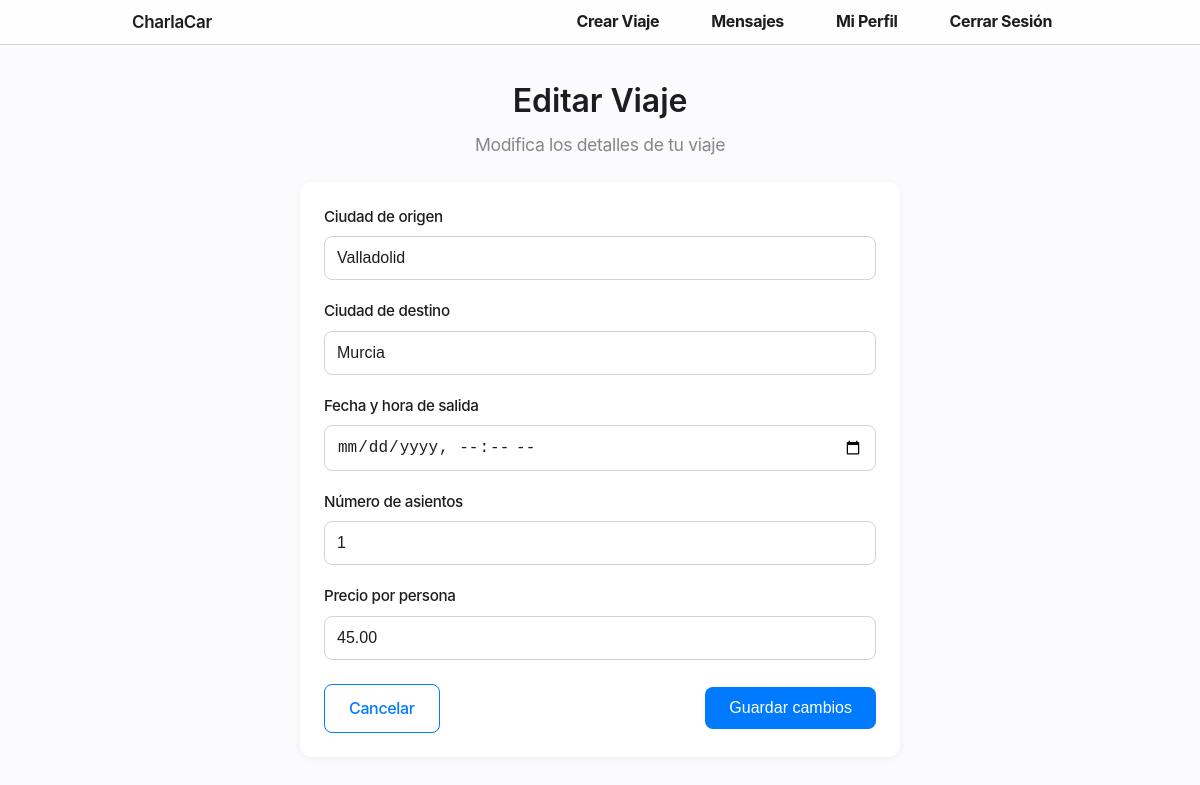
/ride/9/edit/ (signed in), run on the app's committed database.
### rides/models.py (models this page shows, shortened)
class Ride(models.Model):
    driver = models.ForeignKey(User, on_delete=models.CASCADE, related_name='rides_as_driver')
    passengers = models.ManyToManyField(User, related_name='rides_as_passenger', blank=True)
    origin = models.CharField(max_length=100)
    destination = models.CharField(max_length=100)
    departure_time = models.DateTimeField()
    total_seats = models.PositiveIntegerField()
    price = models.DecimalField(max_digits=7, decimal_places=2)
    @property
    def is_active(self):
        return self.departure_time > timezone.now()

### rides/views.py (the view)
# urls.py: path('ride/<int:ride_id>/edit/', views.edit_ride, name='edit_ride'),
@login_required
def edit_ride(request, ride_id):
    ride = get_object_or_404(Ride, id=ride_id, driver=request.user)
    if not ride.is_active:
        messages.error(request, 'No se pueden editar viajes pasados')
        return redirect('accounts:profile_view', username=request.user.username)
    if request.method == 'POST':
        form = RideForm(request.POST, instance=ride)
        if form.is_valid():
            form.save()
            messages.success(request, '¡Viaje actualizado con éxito!')
            return redirect('accounts:profile_view', username=request.user.username)
    else:
        form = RideForm(instance=ride)
    return render(request, 'rides/ride_form.html', {
        'form': form,
        'edit_mode': True,
        'ride': ride
    })

### rides/forms.py
class RideForm(forms.ModelForm):
    class Meta:
        model = Ride
        fields = ['origin', 'destination', 'departure_time', 'total_seats', 'price']
        widgets = {
            'origin': forms.TextInput(attrs={
                'class': 'form-input',
                'placeholder': 'Ej: Madrid'
            }),
            'destination': forms.TextInput(attrs={
                'class': 'form-input',
                'placeholder': 'Ej: Barcelona'
            }),
            'departure_time': forms.DateTimeInput(attrs={
                'class': 'form-input',
                'type': 'datetime-local'
            }),
            'total_seats': forms.NumberInput(attrs={
                'class': 'form-input',
                'min': '1'
            }),
            'price': forms.NumberInput(attrs={
                'class': 'form-input',
                'step': '0.01',
                'min': '0'
            })
        }

### rides/templates/rides/ride_form.html (shortened to what this page needs)
{% extends 'base.html' %}
{% load static %}
{% block extra_styles %}
<link rel="stylesheet" href="{% static 'css/pages/ride-form.css' %}">
{% endblock %}
{% block content %}
<div class="form-container">
    <div class="form-hero">
        <h1 class="form-title">{% if edit_mode %}Editar{% else %}Crear{% endif %} Viaje</h1>
        <p class="form-subtitle">{% if edit_mode %}Modifica los detalles de tu viaje{% else %}Comparte tu viaje con otros pasajeros{% endif %}</p>
    </div>
    <div class="form-card">
        <form method="post">
            <div class="form-group">
                <label for="{{ form.origin.id_for_label }}" class="form-label">Ciudad de origen</label>
                {{ form.origin }}
            </div>
            <div class="form-group">
                <label for="{{ form.destination.id_for_label }}" class="form-label">Ciudad de destino</label>
                {{ form.destination }}
            </div>
            <div class="form-group">
                <label for="{{ form.departure_time.id_for_label }}" class="form-label">Fecha y hora de salida</label>
                {{ form.departure_time }}
            </div>
            <div class="form-group">
                <label for="{{ form.total_seats.id_for_label }}" class="form-label">Número de asientos</label>
                {{ form.total_seats }}
            </div>
            <div class="form-group">
                <label for="{{ form.price.id_for_label }}" class="form-label">Precio por persona</label>
                {{ form.price }}
            </div>
            <div class="form-actions">
                <a href="{% url 'rides:ride_list' %}" class="button button-secondary">Cancelar</a>
                <button type="submit" class="button button-primary">
                    {% if edit_mode %}Guardar cambios{% else %}Publicar viaje{% endif %}
                </button>
            </div>
        </form>
    </div>
</div>
{% endblock %}

### static/css/base.css (style rules this page uses)
:root { --color-primary: #0066CC; --color-primary-hover: #0055B3; --color-secondary: #86868b; --color-text: #1d1d1f; --color-background: #FBFBFD; --color-white: #ffffff; --color-border: #d2d2d7; --font-family-text: "SF Pro Text", -apple-system, BlinkMacSystemFont, "Helvetica Neue", Arial, sans-serif; --font-family-display: "SF Pro Display", -apple-system, BlinkMacSystemFont, "Helvetica Neue", Arial, sans-serif; --font-size-xs: 12px; --font-size-sm: 14px; --font-size-base: 17px; --font-size-lg: 21px; --font-size-xl: 40px; --font-size-2xl: 48px; --font-size-3xl: 56px; --font-size-4xl: 80px; --line-height-tight: 1.1; --line-height-base: 1.47059; --container-width: 980px; --spacing-xs: 4px; --spacing-sm: 8px; --spacing-md: 16px; --spacing-lg: 24px; --spacing-xl: 32px; --spacing-2xl: 48px; --border-radius-sm: 12px; --border-radius-lg: 14px; --border-radius-xl: 18px; --border-radius-full: 999px; --shadow-sm: 0 2px 5px rgba(0, 0, 0, 0.05); --shadow-md: 0 4px 12px rgba(0, 0, 0, 0.08); --shadow-lg: 0 8px 16px rgba(0, 0, 0, 0.12); --transition: all 0.3s cubic-bezier(0.4, 0, 0.2, 1); }
* { margin: 0; padding: 0; box-sizing: border-box; }
body { font-family: var(--font-family-text); background-color: var(--color-background); color: var(--color-text); line-height: var(--line-height-base); font-weight: 400; letter-spacing: -0.022em; -webkit-font-smoothing: antialiased; -moz-osx-font-smoothing: grayscale; overflow-x: hidden; }
h1, h2, h3, h4, h5, h6 { font-family: var(--font-family-display); }

### static/css/components.css (style rules this page uses)
.button { display: inline-flex; align-items: center; justify-content: center; padding: var(--spacing-sm) var(--spacing-md); border-radius: var(--border-radius-xl); font-size: var(--font-size-base); font-weight: 400; text-decoration: none; transition: var(--transition); cursor: pointer; border: none; }
.button-primary { background-color: var(--color-primary); color: var(--color-white); }
.button-secondary { background-color: var(--color-background); color: var(--color-text); }
.form-group { margin-bottom: var(--spacing-md); }
.form-group label { display: block; margin-bottom: var(--spacing-xs); font-size: 0.875rem; color: var(--color-secondary); font-weight: 500; }
.form-input { width: 100%; padding: var(--spacing-sm) var(--spacing-md); border: 1px solid var(--color-border); border-radius: var(--border-radius-sm); font-size: 1rem; transition: var(--transition); background-color: rgba(255, 255, 255, 0.8); }

### static/css/pages/ride-form.css (style rules this page uses)
:root { --primary-color: #007aff; --secondary-color: #34c759; --background-color: #f5f5f7; --card-background: #ffffff; --text-primary: #1d1d1f; --text-secondary: #86868b; --border-color: #d2d2d7; --error-color: #ff3b30; --shadow: rgba(0, 0, 0, 0.05); }
.form-container { max-width: 600px; margin: 2rem auto; padding: 0; font-family: -apple-system, BlinkMacSystemFont, 'Segoe UI', Roboto, Helvetica, Arial, sans-serif; color: var(--text-primary); }
.form-hero { text-align: center; margin-bottom: 1.5rem; }
.form-title { font-size: 2rem; font-weight: 600; letter-spacing: -0.003em; color: var(--text-primary); margin-bottom: 0.5rem; }
.form-subtitle { font-size: 1.1rem; font-weight: 400; color: var(--text-secondary); }
.form-card { background-color: var(--card-background); padding: 1.5rem; border-radius: 12px; box-shadow: 0 2px 8px var(--shadow); transition: transform 0.2s ease, box-shadow 0.2s ease; }
.form-group { margin-bottom: 1.25rem; }
.form-group label { display: block; font-weight: 500; margin-bottom: 0.5rem; color: var(--text-primary); font-size: 0.95rem; }
.form-group input, .form-group select, .form-group textarea { width: 100%; padding: 0.75rem; border: 1px solid var(--border-color); border-radius: 8px; background-color: var(--card-background); font-size: 1rem; outline: none; transition: border-color 0.2s ease; color: var(--text-primary); }
.form-actions { display: flex; justify-content: space-between; align-items: center; margin-top: 1.5rem; }
.button { display: inline-flex; align-items: center; justify-content: center; padding: 0.75rem 1.5rem; border-radius: 8px; font-size: 1rem; font-weight: 500; cursor: pointer; text-decoration: none; transition: all 0.2s ease; border: none; }
.button-primary { background-color: var(--primary-color); color: white; }
.button-secondary { background-color: transparent; color: var(--primary-color); border: 1px solid var(--primary-color); }

### data on the page
Ride: origin "Valladolid", destination "Murcia", total_seats "1", price "45.00"
